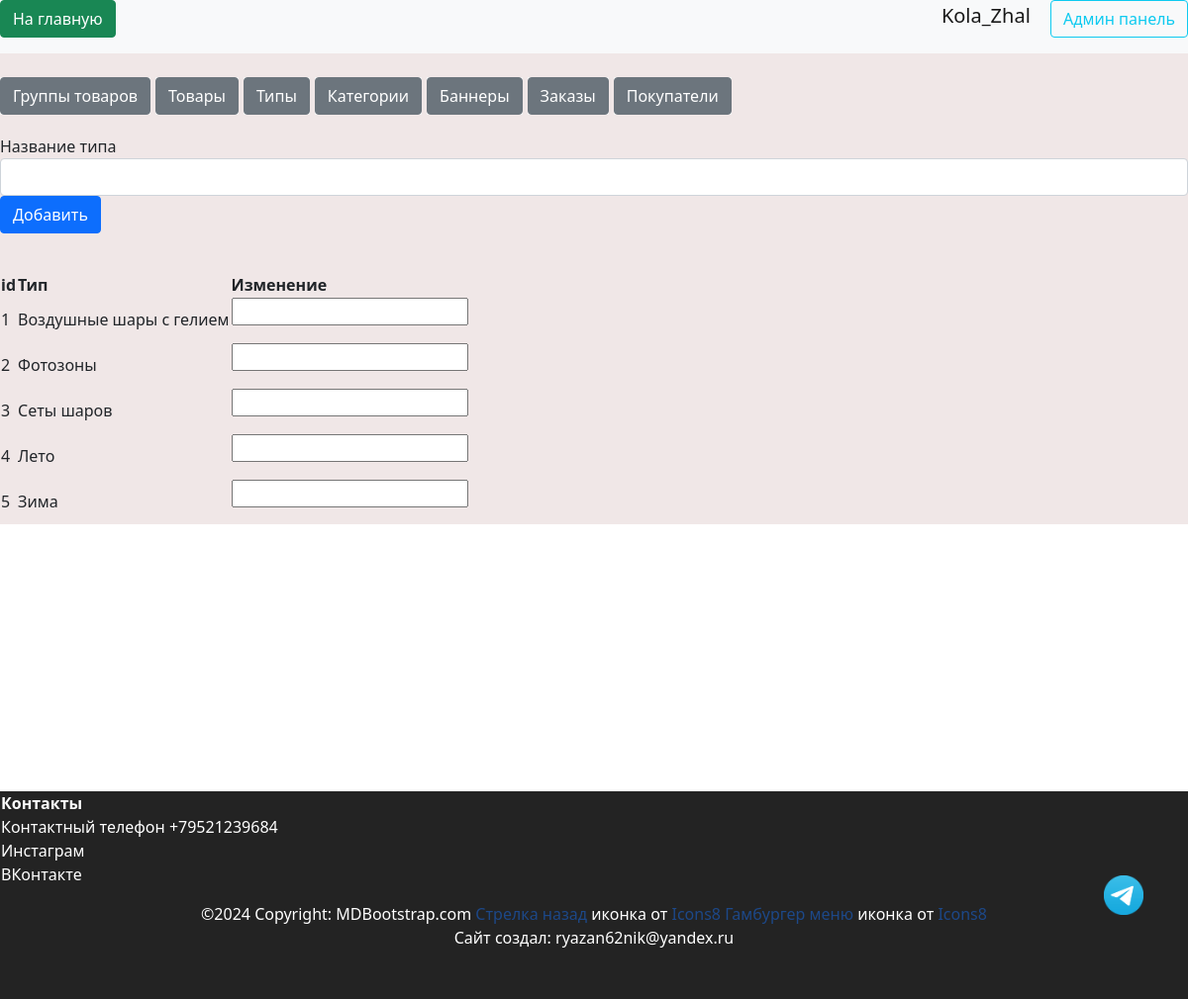
/admin/types (signed in), run on the app's committed database.
### data/users.py (models this page shows, shortened)
class User(SqlAlchemyBase, UserMixin, SerializerMixin):
    __tablename__ = "users"
    id = sqlalchemy.Column(sqlalchemy.Integer, primary_key=True, autoincrement=True)
    name = sqlalchemy.Column(sqlalchemy.String, nullable=True)
    tel = sqlalchemy.Column(sqlalchemy.String, nullable=True)
    email = sqlalchemy.Column(sqlalchemy.String, index=True, unique=True, nullable=True)
    hashed_password = sqlalchemy.Column(sqlalchemy.String, nullable=True)
    created_date = sqlalchemy.Column(sqlalchemy.DateTime, default=datetime.datetime.now)
    basket = sqlalchemy.Column(sqlalchemy.String, default="{}")
    admin = sqlalchemy.Column(sqlalchemy.Boolean, default=False)
    tg_id = sqlalchemy.Column(sqlalchemy.String, nullable=True)
    confirmed = sqlalchemy.Column(sqlalchemy.Boolean, default=False)
    address = sqlalchemy.Column(sqlalchemy.String, nullable=True)
    orders = orm.relationship("Order", back_populates="user")

### data/types.py (models this page shows, shortened)
class Types(SqlAlchemyBase):
    __tablename__ = "types"
    id = sqlalchemy.Column(sqlalchemy.Integer, primary_key=True, autoincrement=True)
    title = sqlalchemy.Column(sqlalchemy.String, nullable=True)
    products = orm.relationship("ProductGroup", back_populates="type_relation")

### server.py (the view, shortened to what this page needs)
@app.route("/admin/types", methods=["GET", "POST"])
@login_required
def admin_types():
    if not current_user.admin:
        return render_template("pages/no_rights.html")
    filenames = [""]
    form = TypeForm()
    with db_session.create_session() as db_sess:
        types = db_sess.query(Types).all()
        if request.method == "POST":
            for id in request.form:
                type = db_sess.query(Types).filter(Types.id == id).first()
                type.title = request.form[id]
                db_sess.commit()
            return redirect("/admin/types")
        return render_template(
            "pages/admin_types.html", title="Админ панель", types=types, form=form
        )

### forms/types.py
class TypeForm(FlaskForm):
    title = StringField('Название типа', validators=[DataRequired()])
    submit = SubmitField('Добавить')

### data/db_session.py (called while the page is built)
def create_session() -> Session:
    global __factory
    return __factory()

### server.py (called while the page is built)
@login_manager.user_loader
def load_user(user_id):
    db_sess = db_session.create_session()
    return db_sess.query(User).filter(User.id == user_id).first()

### templates/pages/admin_types.html (shortened to what this page needs)
{% extends "pages/base_admin.html" %}
{% block admincontent %}
<div>
    <form action="" method="post" enctype="multipart/form-data">
        <nav>
            <div>
                {{ form.title.label() }}
                {{ form.title(class="form-control")}}
                {{ form.submit(type="submit", class="btn btn-primary") }}
            </div>
        </nav>
    </form>
</div>
<br>
<div>
    <table>
        <tr>
            <th>id</th>
            <th>Тип</th>
            <th>Изменение</th>
        </tr>
        {% for type in types %}
        <tr>
            <td>{{ type.id }}</td>
            <td>{{ type.title }}</td>
            <td>
                <form action="" method="post" enctype="multipart/form-data">
                    <input type="text" id="{{ type.id }}" name="{{ type.id }}"/>
                </form>
            </td>
        </tr>
        {% endfor %}
    </table>
</div>
{% endblock %}

### templates/includes/header.html
<header class="header--fixed">
    <nav class="navbar navbar-light bg-light">
        <p align="right">
            <a href="/index" class="btn btn-success"> На главную </a>
        </p>
        {% if current_user.is_authenticated %}
        <p align="right">
            <a class="logout navbar-brand" href="/logout">{{ current_user.name }}</a>
            {% if current_user.admin%}
            <a class="btn btn-outline-info mr-2" href="/admin/products">Админ панель</a>
            {% endif %}
            {% else %}
        <p align="right">
            <a class="btn btn-primary" onclick="saveHref('/register')" href="/register">Зарегистрироваться</a>
            <a class="btn btn-success" onclick="saveHref('/login')" href="/login">Войти</a>
        </p>
        {% endif %}
    </nav>
</header>

### static/css/header.css (style rules this page uses)
:root { --main-color: #0179FA; --second-color: white; }

### static/css/footer.css (style rules this page uses)
:root { --main-color: #111111; --second-color: white; }

### static/css/mystyle.css (style rules this page uses)
html { --firstly-color: white; --secondary-color: rgba(91, 82, 212, 0.837); --thirdly-color: rgb(99, 96, 105); --fourly-color: rgb(144, 182, 242); --black: rgb(35, 35, 35); --dark-blue: #12191d; --white: #ffffff; --green: #33ff00; --caribbean: #00e197; --light-green: #8eef8c; --turquoise: #12eeff; --pink: #f053d5; --red: #fe785a; --gray-900: #0c1114; --gray-700: #242a2c; --gray-650: #495257; --gray-600: #424b4f; --gray-500: #495257; --gray-300: #8d979e; --gray-200: #acb4b9; --gray-150: #aeb6bb; --gray-100: #eef1f3; --gray-50: #f6f8f9; --framing: black; --text-color: white; }
body { min-height: 100vh; position: relative; margin: 0; padding: 0; text-align: center; }

### static/css/index.css (style rules this page uses)
.navbar { padding-top: 0; padding-bottom: 0; }

### static/css/product_style.css (style rules this page uses)
:root { --product-text-color: rgb(255, 122, 0); --product-description-color: rgb(195, 213, 243); --product-title-color: rgb(255, 215, 0); --product-background: rgb(19, 68, 124); }
a { color: rgb(29, 72, 136); text-decoration: none; }

### data on the page
User: name "Kola_Zhal"
Types: id "1", title "Воздушные шары с гелием"
Types: id "2", title "Фотозоны"
Types: id "3", title "Сеты шаров"
Types: id "4", title "Лето"
Types: id "5", title "Зима"
